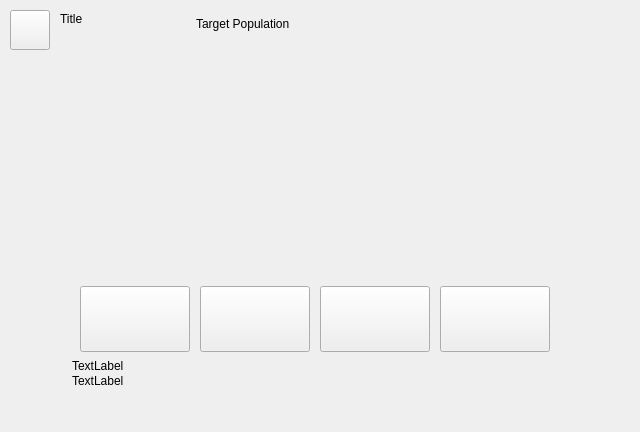
<?xml version="1.0" encoding="UTF-8"?>
<ui version="4.0">
 <class>RatingsAdvisorWidget</class>
 <widget class="QWidget" name="RatingsAdvisorWidget">
  <property name="geometry">
   <rect>
    <x>0</x>
    <y>0</y>
    <width>640</width>
    <height>432</height>
   </rect>
  </property>
  <property name="windowTitle">
   <string>Form</string>
  </property>
  <widget class="Button" name="cIconButton">
   <property name="geometry">
    <rect>
     <x>10</x>
     <y>10</y>
     <width>40</width>
     <height>40</height>
    </rect>
   </property>
   <property name="text">
    <string/>
   </property>
  </widget>
  <widget class="Label" name="cTitle">
   <property name="geometry">
    <rect>
     <x>60</x>
     <y>12</y>
     <width>127</width>
     <height>35</height>
    </rect>
   </property>
   <property name="text">
    <string>Title</string>
   </property>
   <property name="alignment">
    <set>Qt::AlignLeading|Qt::AlignLeft|Qt::AlignTop</set>
   </property>
  </widget>
  <widget class="Label" name="cTargetPopulation">
   <property name="geometry">
    <rect>
     <x>196</x>
     <y>17</y>
     <width>123</width>
     <height>20</height>
    </rect>
   </property>
   <property name="text">
    <string>Target Population</string>
   </property>
   <property name="alignment">
    <set>Qt::AlignLeading|Qt::AlignLeft|Qt::AlignTop</set>
   </property>
  </widget>
  <widget class="QLabel" name="cBackground">
   <property name="geometry">
    <rect>
     <x>60</x>
     <y>48</y>
     <width>520</width>
     <height>235</height>
    </rect>
   </property>
   <property name="text">
    <string/>
   </property>
  </widget>
  <widget class="RatingsButton" name="cCultureButton">
   <property name="geometry">
    <rect>
     <x>80</x>
     <y>286</y>
     <width>110</width>
     <height>66</height>
    </rect>
   </property>
   <property name="text">
    <string/>
   </property>
  </widget>
  <widget class="RatingsButton" name="cProsperityButton">
   <property name="geometry">
    <rect>
     <x>200</x>
     <y>286</y>
     <width>110</width>
     <height>66</height>
    </rect>
   </property>
   <property name="text">
    <string/>
   </property>
  </widget>
  <widget class="RatingsButton" name="cPeaceButton">
   <property name="geometry">
    <rect>
     <x>320</x>
     <y>286</y>
     <width>110</width>
     <height>66</height>
    </rect>
   </property>
   <property name="text">
    <string/>
   </property>
  </widget>
  <widget class="RatingsButton" name="cFavorButton">
   <property name="geometry">
    <rect>
     <x>440</x>
     <y>286</y>
     <width>110</width>
     <height>66</height>
    </rect>
   </property>
   <property name="text">
    <string/>
   </property>
  </widget>
  <widget class="MessageWidget" name="cInfo" native="true">
   <property name="geometry">
    <rect>
     <x>64</x>
     <y>356</y>
     <width>512</width>
     <height>64</height>
    </rect>
   </property>
  </widget>
  <widget class="Label" name="cMessageTitle">
   <property name="geometry">
    <rect>
     <x>72</x>
     <y>359</y>
     <width>63</width>
     <height>20</height>
    </rect>
   </property>
   <property name="text">
    <string>TextLabel</string>
   </property>
   <property name="alignment">
    <set>Qt::AlignLeading|Qt::AlignLeft|Qt::AlignTop</set>
   </property>
  </widget>
  <widget class="Label" name="cMessage">
   <property name="geometry">
    <rect>
     <x>72</x>
     <y>374</y>
     <width>496</width>
     <height>20</height>
    </rect>
   </property>
   <property name="text">
    <string>TextLabel</string>
   </property>
   <property name="alignment">
    <set>Qt::AlignLeading|Qt::AlignLeft|Qt::AlignTop</set>
   </property>
  </widget>
 </widget>
 <customwidgets>
  <customwidget>
   <class>Button</class>
   <extends>QPushButton</extends>
   <header>widget/button.h</header>
  </customwidget>
  <customwidget>
   <class>Label</class>
   <extends>QLabel</extends>
   <header>widget/label.h</header>
  </customwidget>
  <customwidget>
   <class>MessageWidget</class>
   <extends>QWidget</extends>
   <header>widget/messagewidget.h</header>
   <container>1</container>
  </customwidget>
  <customwidget>
   <class>RatingsButton</class>
   <extends>QPushButton</extends>
   <header>widget/ratingsadvisorwidget.h</header>
  </customwidget>
 </customwidgets>
 <resources/>
 <connections/>
</ui>
